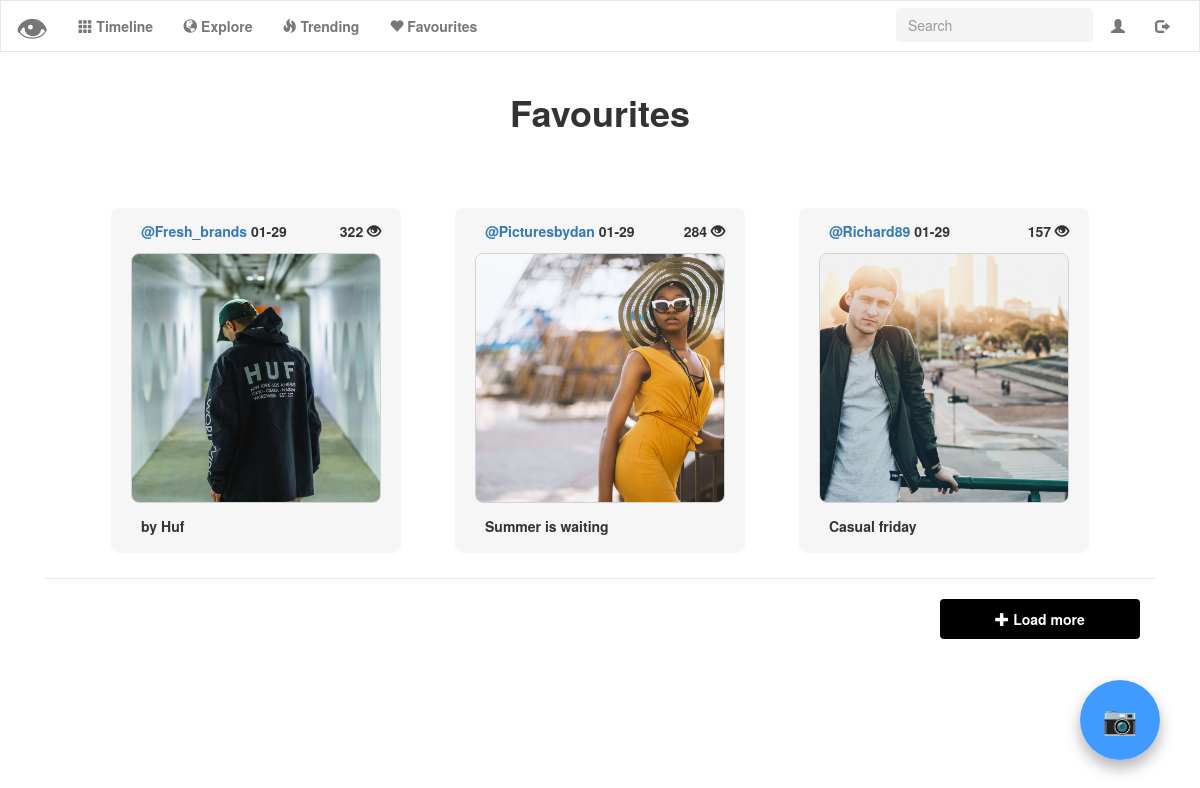
Page /favourites (signed in) on the earlier database version.
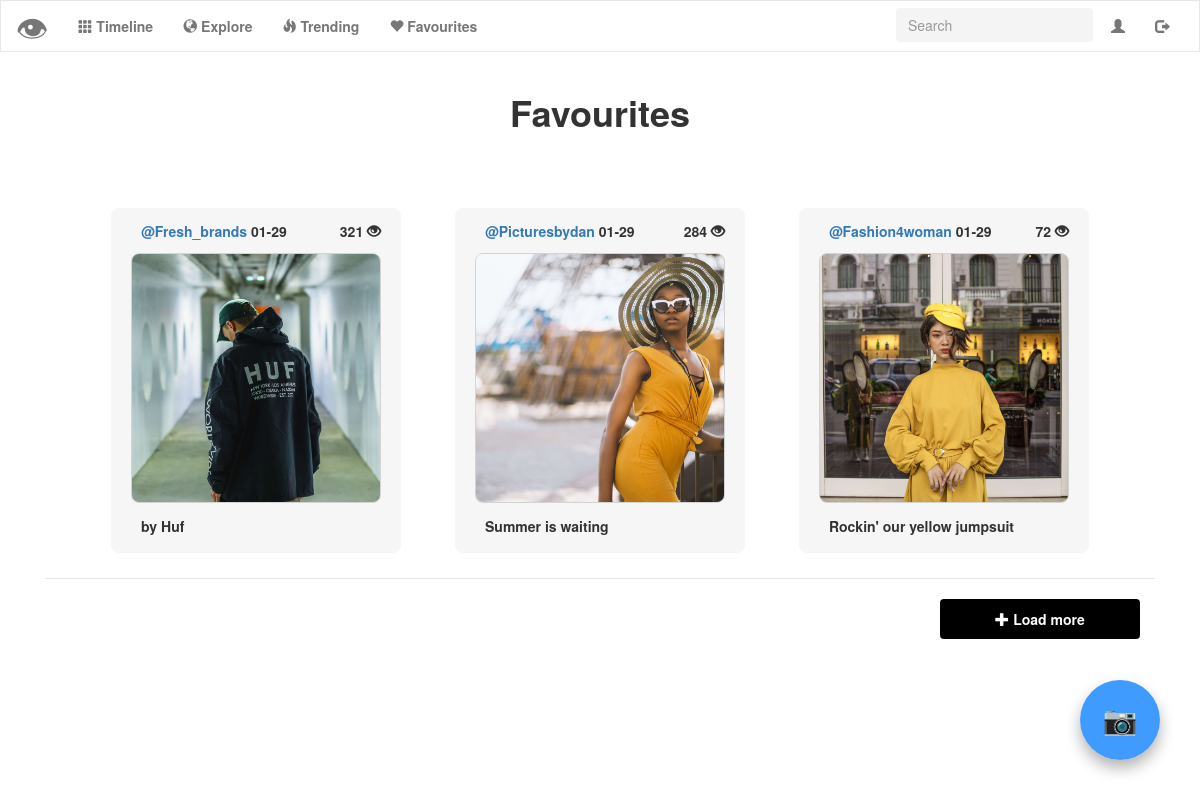
Same page on the later database version.
### tables this page shows
CREATE TABLE 'uploads' ('id' integer PRIMARY KEY AUTOINCREMENT NOT NULL, 'user_id' integer NOT NULL, 'upload' text NOT NULL, 'description' text NOT NULL, 'timestamp' double precision NOT NULL DEFAULT CURRENT_TIMESTAMP, 'username'  text NOT NULL  , 'score' INTEGER NOT NULL DEFAULT 0);

### application.py (the view)
@app.route("/favourites")
@login_required
def favourites():
    favourites = []
    post_id = get_favourites(session["user_id"])
    show = True
    if len(post_id) == 0:
        flash("You have no favourite posts!")
        return render_template("favourites.html")
    for p in post_id:
        favourites.append(get_info(p["photo_id"]))
    favourites.reverse()
    if len(favourites) <= counter_favourites:
        show = False
    favourites = favourites[:counter_favourites]
    return render_template("favourites.html", favourites=favourites, user_id=session["user_id"], show=show)

### helpers.py (called while the page is built)
def login_required(f):
    @wraps(f)
    def decorated_function(*args, **kwargs):
        if session.get("user_id") is None:
            return redirect("/login")
        return f(*args, **kwargs)
    return decorated_function

def change_timestamp(post_list):
    for post in post_list:
        date = post["timestamp"]
        date = date[5:11]
        post["timestamp"] = date
    return post_list

def get_favourites(user_id):
    photo_id = db.execute("SELECT photo_id FROM favourites WHERE user_id = :user_id", user_id=user_id)
    return photo_id

def get_info(post_id):
    post_info = db.execute("SELECT * FROM uploads WHERE id=:post_id",
                           post_id=post_id)
    post_info = change_timestamp(post_info)[0]
    return post_info

### templates/favourites.html (shortened to what this page needs)
{% extends "layout.html" %}
{% block main %}
<div class="container-title" id="timeline-title">
	<h1>
		<b>Favourites</b>
	</h1>
</div>
<div class="col-lg-12 col-md-12 col-sm-12 col-xs-12">
   {% for post in favourites %}
	<button name="modal" class="photo_modal trending_modal modal-label" id="account-photo-modal" data-toggle="modal" data-target="#photomodal{{ post.id }}">
		<label for="modal">
			<div class="account-photo-description">
				<a href="{{ url_for('profile', username= post.username) }}">
				<label id="username">{{ post.username }} </label>
				</a>
				<label id="timestamp">{{ post.timestamp }} </label>
				<label id="score-profile">{{ post.score }}
					<span class="glyphicon glyphicon-eye-open"></span>
				</label>
			</div>
			<img src="/upload/{{ post.upload }}" class="img-responsive trending-image">
			<div class="account-photo-bottom-description">
				<label id="discription">{{ post.description }} </label>
			</div>
		</label>
	</button>
	{% endfor %}
    {% if show is sameas true %}
    <div class="modal-footer">
    	<button id="load_more" onclick="load_more('favourites')" class="btn btn-dark">
    		<span class="glyphicon glyphicon-plus"></span>
    		<b> Load more</b>
    	</button>
    </div>
    {% endif %}
</div>
{% endblock %}

Differences in the rows shown:
no longer on this page (row unchanged): uploads: username "@Richard89", timestamp "01-29", score "157", upload (picture), description "Casual friday"
changed uploads "@Fresh_brands": score "322" → "321"
now on this page (row unchanged): uploads: username "@Fashion4woman", timestamp "01-29", score "72", upload (picture), description "Rockin' our yellow jumpsuit"
